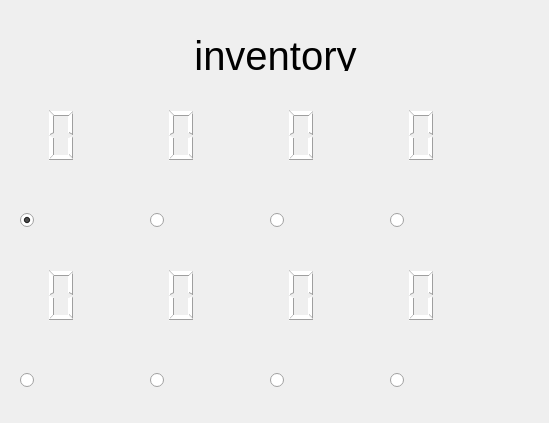
<?xml version="1.0" encoding="UTF-8"?>
<ui version="4.0">
 <class>Inventory</class>
 <widget class="QWidget" name="Inventory">
  <property name="geometry">
   <rect>
    <x>0</x>
    <y>0</y>
    <width>549</width>
    <height>423</height>
   </rect>
  </property>
  <property name="palette">
   <palette>
    <active/>
    <inactive/>
    <disabled/>
   </palette>
  </property>
  <property name="windowTitle">
   <string>Form</string>
  </property>
  <property name="styleSheet">
   <string notr="true"/>
  </property>
  <widget class="QLCDNumber" name="numGrass">
   <property name="geometry">
    <rect>
     <x>-70</x>
     <y>70</y>
     <width>151</width>
     <height>131</height>
    </rect>
   </property>
   <property name="font">
    <font>
     <bold>false</bold>
     <kerning>true</kerning>
    </font>
   </property>
   <property name="styleSheet">
    <string notr="true">QLCDNumber{
  color: rgb(255, 255, 255);
}</string>
   </property>
   <property name="frameShape">
    <enum>QFrame::NoFrame</enum>
   </property>
   <property name="frameShadow">
    <enum>QFrame::Plain</enum>
   </property>
  </widget>
  <widget class="QLCDNumber" name="numWood">
   <property name="geometry">
    <rect>
     <x>170</x>
     <y>240</y>
     <width>151</width>
     <height>111</height>
    </rect>
   </property>
   <property name="styleSheet">
    <string notr="true">QLCDNumber{
  color: rgb(255, 255, 255);
}</string>
   </property>
   <property name="frameShape">
    <enum>QFrame::NoFrame</enum>
   </property>
  </widget>
  <widget class="QLCDNumber" name="numStone">
   <property name="geometry">
    <rect>
     <x>170</x>
     <y>70</y>
     <width>151</width>
     <height>131</height>
    </rect>
   </property>
   <property name="font">
    <font>
     <bold>false</bold>
    </font>
   </property>
   <property name="autoFillBackground">
    <bool>false</bool>
   </property>
   <property name="styleSheet">
    <string notr="true">QLCDNumber{
  color: rgb(255, 255, 255);
}</string>
   </property>
   <property name="frameShape">
    <enum>QFrame::NoFrame</enum>
   </property>
  </widget>
  <widget class="QLCDNumber" name="numLeaf">
   <property name="geometry">
    <rect>
     <x>50</x>
     <y>240</y>
     <width>151</width>
     <height>111</height>
    </rect>
   </property>
   <property name="styleSheet">
    <string notr="true">QLCDNumber{
  color: rgb(255, 255, 255);
}</string>
   </property>
   <property name="frameShape">
    <enum>QFrame::NoFrame</enum>
   </property>
  </widget>
  <widget class="QLCDNumber" name="numSnow">
   <property name="geometry">
    <rect>
     <x>-70</x>
     <y>240</y>
     <width>151</width>
     <height>111</height>
    </rect>
   </property>
   <property name="font">
    <font>
     <bold>false</bold>
    </font>
   </property>
   <property name="autoFillBackground">
    <bool>false</bool>
   </property>
   <property name="styleSheet">
    <string notr="true">QLCDNumber{
  color: rgb(255, 255, 255);
}</string>
   </property>
   <property name="frameShape">
    <enum>QFrame::NoFrame</enum>
   </property>
  </widget>
  <widget class="QLCDNumber" name="numDirt">
   <property name="geometry">
    <rect>
     <x>50</x>
     <y>90</y>
     <width>151</width>
     <height>91</height>
    </rect>
   </property>
   <property name="styleSheet">
    <string notr="true">QLCDNumber{
  color: rgb(255, 255, 255);
}</string>
   </property>
   <property name="frameShape">
    <enum>QFrame::NoFrame</enum>
   </property>
  </widget>
  <widget class="QLCDNumber" name="numSand">
   <property name="geometry">
    <rect>
     <x>290</x>
     <y>70</y>
     <width>151</width>
     <height>131</height>
    </rect>
   </property>
   <property name="font">
    <font>
     <bold>false</bold>
    </font>
   </property>
   <property name="autoFillBackground">
    <bool>false</bool>
   </property>
   <property name="styleSheet">
    <string notr="true">QLCDNumber{
  color: rgb(255, 255, 255);
}</string>
   </property>
   <property name="frameShape">
    <enum>QFrame::NoFrame</enum>
   </property>
  </widget>
  <widget class="QLabel" name="labelInventory">
   <property name="geometry">
    <rect>
     <x>0</x>
     <y>40</y>
     <width>551</width>
     <height>31</height>
    </rect>
   </property>
   <property name="font">
    <font>
     <pointsize>30</pointsize>
    </font>
   </property>
   <property name="text">
    <string>inventory</string>
   </property>
   <property name="alignment">
    <set>Qt::AlignCenter</set>
   </property>
  </widget>
  <widget class="QRadioButton" name="radioButtonGrass">
   <property name="geometry">
    <rect>
     <x>20</x>
     <y>210</y>
     <width>99</width>
     <height>21</height>
    </rect>
   </property>
   <property name="font">
    <font/>
   </property>
   <property name="layoutDirection">
    <enum>Qt::LeftToRight</enum>
   </property>
   <property name="text">
    <string/>
   </property>
   <property name="checked">
    <bool>true</bool>
   </property>
  </widget>
  <widget class="QRadioButton" name="radioButtonDirt">
   <property name="geometry">
    <rect>
     <x>150</x>
     <y>210</y>
     <width>99</width>
     <height>20</height>
    </rect>
   </property>
   <property name="font">
    <font/>
   </property>
   <property name="layoutDirection">
    <enum>Qt::LeftToRight</enum>
   </property>
   <property name="text">
    <string/>
   </property>
  </widget>
  <widget class="QRadioButton" name="radioButtonStone">
   <property name="geometry">
    <rect>
     <x>270</x>
     <y>210</y>
     <width>99</width>
     <height>20</height>
    </rect>
   </property>
   <property name="font">
    <font/>
   </property>
   <property name="layoutDirection">
    <enum>Qt::LeftToRight</enum>
   </property>
   <property name="text">
    <string/>
   </property>
  </widget>
  <widget class="QRadioButton" name="radioButtonWood">
   <property name="geometry">
    <rect>
     <x>270</x>
     <y>370</y>
     <width>99</width>
     <height>20</height>
    </rect>
   </property>
   <property name="font">
    <font/>
   </property>
   <property name="layoutDirection">
    <enum>Qt::LeftToRight</enum>
   </property>
   <property name="text">
    <string/>
   </property>
  </widget>
  <widget class="QRadioButton" name="radioButtonLeaf">
   <property name="geometry">
    <rect>
     <x>150</x>
     <y>370</y>
     <width>99</width>
     <height>20</height>
    </rect>
   </property>
   <property name="font">
    <font/>
   </property>
   <property name="layoutDirection">
    <enum>Qt::LeftToRight</enum>
   </property>
   <property name="text">
    <string/>
   </property>
  </widget>
  <widget class="QRadioButton" name="radioButtonSnow">
   <property name="geometry">
    <rect>
     <x>20</x>
     <y>370</y>
     <width>99</width>
     <height>20</height>
    </rect>
   </property>
   <property name="font">
    <font/>
   </property>
   <property name="layoutDirection">
    <enum>Qt::LeftToRight</enum>
   </property>
   <property name="text">
    <string/>
   </property>
  </widget>
  <widget class="QRadioButton" name="radioButtonIce">
   <property name="geometry">
    <rect>
     <x>390</x>
     <y>370</y>
     <width>99</width>
     <height>20</height>
    </rect>
   </property>
   <property name="font">
    <font/>
   </property>
   <property name="layoutDirection">
    <enum>Qt::LeftToRight</enum>
   </property>
   <property name="text">
    <string/>
   </property>
  </widget>
  <widget class="QLabel" name="labelGrass">
   <property name="geometry">
    <rect>
     <x>40</x>
     <y>90</y>
     <width>111</width>
     <height>111</height>
    </rect>
   </property>
   <property name="styleSheet">
    <string notr="true"/>
   </property>
   <property name="frameShape">
    <enum>QFrame::NoFrame</enum>
   </property>
   <property name="frameShadow">
    <enum>QFrame::Raised</enum>
   </property>
   <property name="lineWidth">
    <number>1</number>
   </property>
   <property name="midLineWidth">
    <number>0</number>
   </property>
   <property name="text">
    <string/>
   </property>
   <property name="pixmap">
    <pixmap>:/minecraft_textures_all/grass.png</pixmap>
   </property>
   <property name="scaledContents">
    <bool>true</bool>
   </property>
  </widget>
  <widget class="QLabel" name="labelDirt">
   <property name="geometry">
    <rect>
     <x>160</x>
     <y>90</y>
     <width>111</width>
     <height>111</height>
    </rect>
   </property>
   <property name="styleSheet">
    <string notr="true"/>
   </property>
   <property name="frameShape">
    <enum>QFrame::NoFrame</enum>
   </property>
   <property name="frameShadow">
    <enum>QFrame::Raised</enum>
   </property>
   <property name="lineWidth">
    <number>1</number>
   </property>
   <property name="midLineWidth">
    <number>0</number>
   </property>
   <property name="text">
    <string/>
   </property>
   <property name="pixmap">
    <pixmap>:/minecraft_textures_all/dirt.png</pixmap>
   </property>
   <property name="scaledContents">
    <bool>true</bool>
   </property>
  </widget>
  <widget class="QLabel" name="labelStone">
   <property name="geometry">
    <rect>
     <x>280</x>
     <y>90</y>
     <width>111</width>
     <height>111</height>
    </rect>
   </property>
   <property name="styleSheet">
    <string notr="true"/>
   </property>
   <property name="frameShape">
    <enum>QFrame::NoFrame</enum>
   </property>
   <property name="frameShadow">
    <enum>QFrame::Raised</enum>
   </property>
   <property name="lineWidth">
    <number>1</number>
   </property>
   <property name="midLineWidth">
    <number>0</number>
   </property>
   <property name="text">
    <string/>
   </property>
   <property name="pixmap">
    <pixmap>:/minecraft_textures_all/stone.png</pixmap>
   </property>
   <property name="scaledContents">
    <bool>true</bool>
   </property>
  </widget>
  <widget class="QLabel" name="labelSand">
   <property name="geometry">
    <rect>
     <x>400</x>
     <y>90</y>
     <width>111</width>
     <height>111</height>
    </rect>
   </property>
   <property name="styleSheet">
    <string notr="true"/>
   </property>
   <property name="frameShape">
    <enum>QFrame::NoFrame</enum>
   </property>
   <property name="frameShadow">
    <enum>QFrame::Raised</enum>
   </property>
   <property name="lineWidth">
    <number>1</number>
   </property>
   <property name="midLineWidth">
    <number>0</number>
   </property>
   <property name="text">
    <string/>
   </property>
   <property name="pixmap">
    <pixmap>:/minecraft_textures_all/sand.png</pixmap>
   </property>
   <property name="scaledContents">
    <bool>true</bool>
   </property>
  </widget>
  <widget class="QLabel" name="labelWood">
   <property name="geometry">
    <rect>
     <x>40</x>
     <y>240</y>
     <width>111</width>
     <height>111</height>
    </rect>
   </property>
   <property name="styleSheet">
    <string notr="true"/>
   </property>
   <property name="frameShape">
    <enum>QFrame::NoFrame</enum>
   </property>
   <property name="frameShadow">
    <enum>QFrame::Raised</enum>
   </property>
   <property name="lineWidth">
    <number>1</number>
   </property>
   <property name="midLineWidth">
    <number>0</number>
   </property>
   <property name="text">
    <string/>
   </property>
   <property name="pixmap">
    <pixmap>:/minecraft_textures_all/wood.png</pixmap>
   </property>
   <property name="scaledContents">
    <bool>true</bool>
   </property>
  </widget>
  <widget class="QLabel" name="labelLeaf">
   <property name="geometry">
    <rect>
     <x>160</x>
     <y>240</y>
     <width>111</width>
     <height>111</height>
    </rect>
   </property>
   <property name="styleSheet">
    <string notr="true"/>
   </property>
   <property name="frameShape">
    <enum>QFrame::NoFrame</enum>
   </property>
   <property name="frameShadow">
    <enum>QFrame::Raised</enum>
   </property>
   <property name="lineWidth">
    <number>1</number>
   </property>
   <property name="midLineWidth">
    <number>0</number>
   </property>
   <property name="text">
    <string/>
   </property>
   <property name="pixmap">
    <pixmap>:/minecraft_textures_all/leaf.png</pixmap>
   </property>
   <property name="scaledContents">
    <bool>true</bool>
   </property>
  </widget>
  <widget class="QLabel" name="labelSnow">
   <property name="geometry">
    <rect>
     <x>280</x>
     <y>240</y>
     <width>111</width>
     <height>111</height>
    </rect>
   </property>
   <property name="styleSheet">
    <string notr="true"/>
   </property>
   <property name="frameShape">
    <enum>QFrame::NoFrame</enum>
   </property>
   <property name="frameShadow">
    <enum>QFrame::Raised</enum>
   </property>
   <property name="lineWidth">
    <number>1</number>
   </property>
   <property name="midLineWidth">
    <number>0</number>
   </property>
   <property name="text">
    <string/>
   </property>
   <property name="pixmap">
    <pixmap>:/minecraft_textures_all/snow.png</pixmap>
   </property>
   <property name="scaledContents">
    <bool>true</bool>
   </property>
  </widget>
  <widget class="QLabel" name="labelIce">
   <property name="geometry">
    <rect>
     <x>400</x>
     <y>240</y>
     <width>111</width>
     <height>111</height>
    </rect>
   </property>
   <property name="styleSheet">
    <string notr="true"/>
   </property>
   <property name="frameShape">
    <enum>QFrame::NoFrame</enum>
   </property>
   <property name="frameShadow">
    <enum>QFrame::Raised</enum>
   </property>
   <property name="lineWidth">
    <number>1</number>
   </property>
   <property name="midLineWidth">
    <number>0</number>
   </property>
   <property name="text">
    <string/>
   </property>
   <property name="pixmap">
    <pixmap>:/minecraft_textures_all/ice.png</pixmap>
   </property>
   <property name="scaledContents">
    <bool>true</bool>
   </property>
  </widget>
  <widget class="QLCDNumber" name="numIce">
   <property name="geometry">
    <rect>
     <x>290</x>
     <y>240</y>
     <width>151</width>
     <height>111</height>
    </rect>
   </property>
   <property name="font">
    <font>
     <bold>false</bold>
    </font>
   </property>
   <property name="autoFillBackground">
    <bool>false</bool>
   </property>
   <property name="styleSheet">
    <string notr="true">QLCDNumber{
  color: rgb(255, 255, 255);
}</string>
   </property>
   <property name="frameShape">
    <enum>QFrame::NoFrame</enum>
   </property>
  </widget>
  <widget class="QRadioButton" name="radioButtonSand">
   <property name="geometry">
    <rect>
     <x>390</x>
     <y>210</y>
     <width>99</width>
     <height>20</height>
    </rect>
   </property>
   <property name="font">
    <font/>
   </property>
   <property name="layoutDirection">
    <enum>Qt::LeftToRight</enum>
   </property>
   <property name="text">
    <string/>
   </property>
  </widget>
  <widget class="QLabel" name="label">
   <property name="geometry">
    <rect>
     <x>50</x>
     <y>180</y>
     <width>71</width>
     <height>71</height>
    </rect>
   </property>
   <property name="text">
    <string/>
   </property>
   <property name="pixmap">
    <pixmap resource="../textures.qrc">:/textures/grass.png</pixmap>
   </property>
   <property name="scaledContents">
    <bool>true</bool>
   </property>
  </widget>
  <widget class="QLabel" name="label_2">
   <property name="geometry">
    <rect>
     <x>180</x>
     <y>180</y>
     <width>71</width>
     <height>71</height>
    </rect>
   </property>
   <property name="text">
    <string/>
   </property>
   <property name="pixmap">
    <pixmap resource="../textures.qrc">:/textures/dirt.png</pixmap>
   </property>
   <property name="scaledContents">
    <bool>true</bool>
   </property>
  </widget>
  <widget class="QLabel" name="label_3">
   <property name="geometry">
    <rect>
     <x>300</x>
     <y>180</y>
     <width>71</width>
     <height>71</height>
    </rect>
   </property>
   <property name="text">
    <string/>
   </property>
   <property name="pixmap">
    <pixmap resource="../textures.qrc">:/textures/stone.png</pixmap>
   </property>
   <property name="scaledContents">
    <bool>true</bool>
   </property>
  </widget>
  <widget class="QLabel" name="label_4">
   <property name="geometry">
    <rect>
     <x>420</x>
     <y>180</y>
     <width>71</width>
     <height>71</height>
    </rect>
   </property>
   <property name="text">
    <string/>
   </property>
   <property name="pixmap">
    <pixmap resource="../textures.qrc">:/textures/sand.png</pixmap>
   </property>
   <property name="scaledContents">
    <bool>true</bool>
   </property>
  </widget>
  <widget class="QLabel" name="label_5">
   <property name="geometry">
    <rect>
     <x>50</x>
     <y>340</y>
     <width>71</width>
     <height>71</height>
    </rect>
   </property>
   <property name="text">
    <string/>
   </property>
   <property name="pixmap">
    <pixmap resource="../textures.qrc">:/textures/snow.png</pixmap>
   </property>
  </widget>
  <widget class="QLabel" name="label_6">
   <property name="geometry">
    <rect>
     <x>180</x>
     <y>340</y>
     <width>71</width>
     <height>71</height>
    </rect>
   </property>
   <property name="text">
    <string/>
   </property>
   <property name="pixmap">
    <pixmap resource="../textures.qrc">:/textures/leaf.png</pixmap>
   </property>
   <property name="scaledContents">
    <bool>true</bool>
   </property>
  </widget>
  <widget class="QLabel" name="label_7">
   <property name="geometry">
    <rect>
     <x>300</x>
     <y>340</y>
     <width>71</width>
     <height>71</height>
    </rect>
   </property>
   <property name="text">
    <string/>
   </property>
   <property name="pixmap">
    <pixmap resource="../textures.qrc">:/textures/wood.png</pixmap>
   </property>
   <property name="scaledContents">
    <bool>true</bool>
   </property>
  </widget>
  <widget class="QLabel" name="label_8">
   <property name="geometry">
    <rect>
     <x>420</x>
     <y>340</y>
     <width>71</width>
     <height>71</height>
    </rect>
   </property>
   <property name="text">
    <string/>
   </property>
   <property name="pixmap">
    <pixmap resource="../textures.qrc">:/textures/ice.png</pixmap>
   </property>
   <property name="scaledContents">
    <bool>true</bool>
   </property>
  </widget>
  <zorder>labelSnow</zorder>
  <zorder>labelLeaf</zorder>
  <zorder>labelWood</zorder>
  <zorder>labelDirt</zorder>
  <zorder>numLeaf</zorder>
  <zorder>numDirt</zorder>
  <zorder>numSnow</zorder>
  <zorder>numWood</zorder>
  <zorder>labelInventory</zorder>
  <zorder>radioButtonGrass</zorder>
  <zorder>radioButtonDirt</zorder>
  <zorder>radioButtonStone</zorder>
  <zorder>radioButtonWood</zorder>
  <zorder>radioButtonLeaf</zorder>
  <zorder>radioButtonSnow</zorder>
  <zorder>radioButtonIce</zorder>
  <zorder>labelGrass</zorder>
  <zorder>numGrass</zorder>
  <zorder>labelStone</zorder>
  <zorder>labelSand</zorder>
  <zorder>labelIce</zorder>
  <zorder>numStone</zorder>
  <zorder>numSand</zorder>
  <zorder>numIce</zorder>
  <zorder>radioButtonSand</zorder>
  <zorder>label</zorder>
  <zorder>label_2</zorder>
  <zorder>label_3</zorder>
  <zorder>label_4</zorder>
  <zorder>label_5</zorder>
  <zorder>label_6</zorder>
  <zorder>label_7</zorder>
  <zorder>label_8</zorder>
 </widget>
 <resources>
  <include location="../textures.qrc"/>
 </resources>
 <connections/>
</ui>
